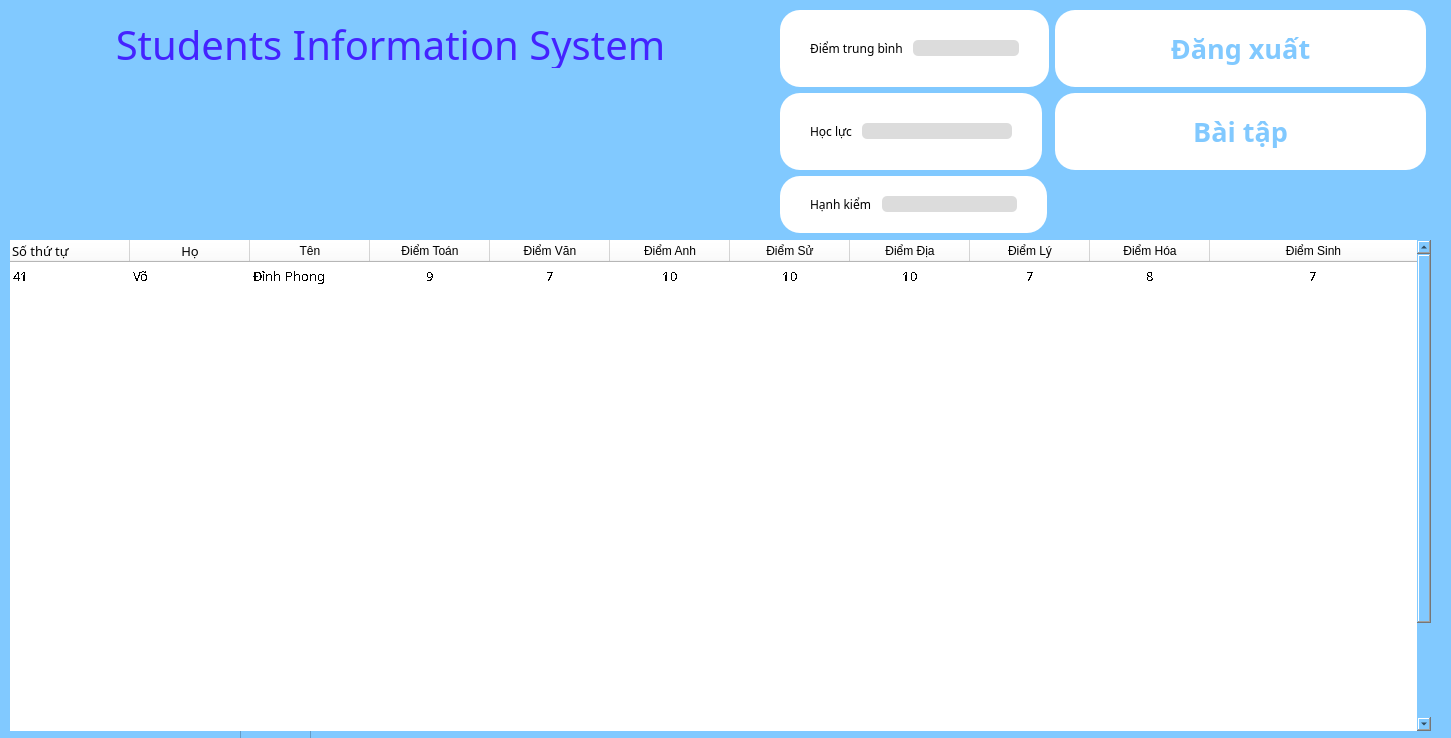
<?xml version="1.0" encoding="UTF-8"?>
<ui version="4.0">
 <class>MainWindow</class>
 <widget class="QMainWindow" name="MainWindow">
  <property name="geometry">
   <rect>
    <x>0</x>
    <y>0</y>
    <width>1451</width>
    <height>738</height>
   </rect>
  </property>
  <property name="windowTitle">
   <string>MainWindow</string>
  </property>
  <property name="styleSheet">
   <string notr="true">background-color:rgb(129, 201, 255);</string>
  </property>
  <widget class="QWidget" name="centralwidget">
   <widget class="QFrame" name="frame">
    <property name="geometry">
     <rect>
      <x>240</x>
      <y>700</y>
      <width>71</width>
      <height>71</height>
     </rect>
    </property>
    <property name="frameShape">
     <enum>QFrame::StyledPanel</enum>
    </property>
    <property name="frameShadow">
     <enum>QFrame::Raised</enum>
    </property>
   </widget>
   <widget class="QTableWidget" name="tableWidget_4">
    <property name="geometry">
     <rect>
      <x>10</x>
      <y>240</y>
      <width>1421</width>
      <height>491</height>
     </rect>
    </property>
    <property name="font">
     <font>
      <family>黑体</family>
      <pointsize>10</pointsize>
      <strikeout>false</strikeout>
      <stylestrategy>NoAntialias</stylestrategy>
     </font>
    </property>
    <property name="cursor" stdset="0">
     <cursorShape>ForbiddenCursor</cursorShape>
    </property>
    <property name="focusPolicy">
     <enum>Qt::TabFocus</enum>
    </property>
    <property name="layoutDirection">
     <enum>Qt::LeftToRight</enum>
    </property>
    <property name="autoFillBackground">
     <bool>false</bool>
    </property>
    <property name="styleSheet">
     <string notr="true">background-color: white;
color:black;
align-item: center;</string>
    </property>
    <property name="frameShape">
     <enum>QFrame::NoFrame</enum>
    </property>
    <property name="frameShadow">
     <enum>QFrame::Sunken</enum>
    </property>
    <property name="autoScroll">
     <bool>true</bool>
    </property>
    <property name="dragDropOverwriteMode">
     <bool>false</bool>
    </property>
    <property name="alternatingRowColors">
     <bool>false</bool>
    </property>
    <property name="selectionMode">
     <enum>QAbstractItemView::ExtendedSelection</enum>
    </property>
    <property name="selectionBehavior">
     <enum>QAbstractItemView::SelectColumns</enum>
    </property>
    <property name="textElideMode">
     <enum>Qt::ElideMiddle</enum>
    </property>
    <property name="verticalScrollMode">
     <enum>QAbstractItemView::ScrollPerPixel</enum>
    </property>
    <property name="horizontalScrollMode">
     <enum>QAbstractItemView::ScrollPerPixel</enum>
    </property>
    <property name="showGrid">
     <bool>false</bool>
    </property>
    <property name="gridStyle">
     <enum>Qt::NoPen</enum>
    </property>
    <property name="sortingEnabled">
     <bool>false</bool>
    </property>
    <property name="wordWrap">
     <bool>true</bool>
    </property>
    <property name="cornerButtonEnabled">
     <bool>false</bool>
    </property>
    <property name="rowCount">
     <number>21</number>
    </property>
    <attribute name="horizontalHeaderCascadingSectionResizes">
     <bool>false</bool>
    </attribute>
    <attribute name="horizontalHeaderDefaultSectionSize">
     <number>120</number>
    </attribute>
    <attribute name="horizontalHeaderMinimumSectionSize">
     <number>50</number>
    </attribute>
    <attribute name="horizontalHeaderStretchLastSection">
     <bool>true</bool>
    </attribute>
    <attribute name="verticalHeaderVisible">
     <bool>false</bool>
    </attribute>
    <attribute name="verticalHeaderCascadingSectionResizes">
     <bool>false</bool>
    </attribute>
    <attribute name="verticalHeaderDefaultSectionSize">
     <number>28</number>
    </attribute>
    <attribute name="verticalHeaderHighlightSections">
     <bool>false</bool>
    </attribute>
    <attribute name="verticalHeaderShowSortIndicator" stdset="0">
     <bool>true</bool>
    </attribute>
    <attribute name="verticalHeaderStretchLastSection">
     <bool>false</bool>
    </attribute>
    <row>
     <property name="text">
      <string>1</string>
     </property>
    </row>
    <row>
     <property name="text">
      <string>New Row</string>
     </property>
    </row>
    <row>
     <property name="text">
      <string>New Row</string>
     </property>
    </row>
    <row>
     <property name="text">
      <string>New Row</string>
     </property>
    </row>
    <row>
     <property name="text">
      <string>New Row</string>
     </property>
    </row>
    <row>
     <property name="text">
      <string>New Row</string>
     </property>
    </row>
    <row>
     <property name="text">
      <string>New Row</string>
     </property>
    </row>
    <row>
     <property name="text">
      <string>New Row</string>
     </property>
    </row>
    <row>
     <property name="text">
      <string>New Row</string>
     </property>
    </row>
    <row>
     <property name="text">
      <string>New Row</string>
     </property>
    </row>
    <row>
     <property name="text">
      <string>New Row</string>
     </property>
    </row>
    <row>
     <property name="text">
      <string>New Row</string>
     </property>
    </row>
    <row>
     <property name="text">
      <string>New Row</string>
     </property>
    </row>
    <row>
     <property name="text">
      <string>New Row</string>
     </property>
    </row>
    <row>
     <property name="text">
      <string>New Row</string>
     </property>
    </row>
    <row>
     <property name="text">
      <string>New Row</string>
     </property>
    </row>
    <row>
     <property name="text">
      <string>New Row</string>
     </property>
    </row>
    <row>
     <property name="text">
      <string>New Row</string>
     </property>
    </row>
    <row>
     <property name="text">
      <string>New Row</string>
     </property>
    </row>
    <row>
     <property name="text">
      <string>New Row</string>
     </property>
    </row>
    <row>
     <property name="text">
      <string>2</string>
     </property>
    </row>
    <column>
     <property name="text">
      <string>Số thứ tự</string>
     </property>
     <property name="font">
      <font>
       <family>黑体</family>
       <pointsize>10</pointsize>
      </font>
     </property>
     <property name="textAlignment">
      <set>AlignLeading|AlignVCenter</set>
     </property>
    </column>
    <column>
     <property name="text">
      <string>Họ</string>
     </property>
     <property name="font">
      <font>
       <family>黑体</family>
       <pointsize>10</pointsize>
      </font>
     </property>
     <property name="textAlignment">
      <set>AlignCenter</set>
     </property>
    </column>
    <column>
     <property name="text">
      <string>Tên</string>
     </property>
     <property name="textAlignment">
      <set>AlignCenter</set>
     </property>
    </column>
    <column>
     <property name="text">
      <string>Điểm Toán</string>
     </property>
     <property name="textAlignment">
      <set>AlignCenter</set>
     </property>
    </column>
    <column>
     <property name="text">
      <string>Điểm Văn</string>
     </property>
     <property name="textAlignment">
      <set>AlignCenter</set>
     </property>
    </column>
    <column>
     <property name="text">
      <string>Điểm Anh</string>
     </property>
     <property name="textAlignment">
      <set>AlignCenter</set>
     </property>
    </column>
    <column>
     <property name="text">
      <string>Điểm Sử</string>
     </property>
     <property name="textAlignment">
      <set>AlignCenter</set>
     </property>
    </column>
    <column>
     <property name="text">
      <string>Điểm Địa</string>
     </property>
     <property name="textAlignment">
      <set>AlignCenter</set>
     </property>
    </column>
    <column>
     <property name="text">
      <string>Điểm Lý</string>
     </property>
     <property name="textAlignment">
      <set>AlignCenter</set>
     </property>
    </column>
    <column>
     <property name="text">
      <string>Điểm Hóa</string>
     </property>
     <property name="textAlignment">
      <set>AlignCenter</set>
     </property>
    </column>
    <column>
     <property name="text">
      <string>Điểm Sinh</string>
     </property>
     <property name="textAlignment">
      <set>AlignCenter</set>
     </property>
    </column>
    <item row="0" column="0">
     <property name="text">
      <string>41</string>
     </property>
    </item>
    <item row="0" column="1">
     <property name="text">
      <string>Võ</string>
     </property>
    </item>
    <item row="0" column="2">
     <property name="text">
      <string>Đình Phong</string>
     </property>
    </item>
    <item row="0" column="3">
     <property name="text">
      <string>9</string>
     </property>
     <property name="textAlignment">
      <set>AlignCenter</set>
     </property>
    </item>
    <item row="0" column="4">
     <property name="text">
      <string>7</string>
     </property>
     <property name="textAlignment">
      <set>AlignCenter</set>
     </property>
    </item>
    <item row="0" column="5">
     <property name="text">
      <string>10</string>
     </property>
     <property name="textAlignment">
      <set>AlignCenter</set>
     </property>
    </item>
    <item row="0" column="6">
     <property name="text">
      <string>10</string>
     </property>
     <property name="textAlignment">
      <set>AlignCenter</set>
     </property>
    </item>
    <item row="0" column="7">
     <property name="text">
      <string>10</string>
     </property>
     <property name="textAlignment">
      <set>AlignCenter</set>
     </property>
    </item>
    <item row="0" column="8">
     <property name="text">
      <string>7</string>
     </property>
     <property name="textAlignment">
      <set>AlignCenter</set>
     </property>
    </item>
    <item row="0" column="9">
     <property name="text">
      <string>8</string>
     </property>
     <property name="textAlignment">
      <set>AlignCenter</set>
     </property>
    </item>
    <item row="0" column="10">
     <property name="text">
      <string>7</string>
     </property>
     <property name="textAlignment">
      <set>AlignCenter</set>
     </property>
    </item>
    <item row="20" column="0">
     <property name="text">
      <string/>
     </property>
    </item>
   </widget>
   <widget class="QLabel" name="title_label_4">
    <property name="geometry">
     <rect>
      <x>-30</x>
      <y>20</y>
      <width>841</width>
      <height>48</height>
     </rect>
    </property>
    <property name="font">
     <font>
      <family>Script MT Bold</family>
      <pointsize>30</pointsize>
     </font>
    </property>
    <property name="styleSheet">
     <string notr="true">color: rgb(68, 35, 255);</string>
    </property>
    <property name="text">
     <string>Students Information System</string>
    </property>
    <property name="alignment">
     <set>Qt::AlignCenter</set>
    </property>
   </widget>
   <widget class="QWidget" name="formLayoutWidget">
    <property name="geometry">
     <rect>
      <x>780</x>
      <y>10</y>
      <width>646</width>
      <height>224</height>
     </rect>
    </property>
    <layout class="QFormLayout" name="formLayout">
     <item row="0" column="0">
      <widget class="QFrame" name="info_frame_5">
       <property name="cursor">
        <cursorShape>ForbiddenCursor</cursorShape>
       </property>
       <property name="styleSheet">
        <string notr="true">background-color: rgb(255,255,255);
border-radius: 20px;</string>
       </property>
       <property name="frameShape">
        <enum>QFrame::StyledPanel</enum>
       </property>
       <property name="frameShadow">
        <enum>QFrame::Raised</enum>
       </property>
       <layout class="QGridLayout" name="gridLayout_27">
        <property name="leftMargin">
         <number>30</number>
        </property>
        <property name="topMargin">
         <number>20</number>
        </property>
        <property name="rightMargin">
         <number>30</number>
        </property>
        <property name="bottomMargin">
         <number>20</number>
        </property>
        <property name="horizontalSpacing">
         <number>20</number>
        </property>
        <property name="verticalSpacing">
         <number>10</number>
        </property>
        <item row="0" column="0">
         <layout class="QGridLayout" name="gridLayout_28">
          <property name="horizontalSpacing">
           <number>10</number>
          </property>
          <property name="verticalSpacing">
           <number>15</number>
          </property>
          <item row="0" column="0">
           <widget class="QLabel" name="label_39">
            <property name="font">
             <font>
              <family>Segoe UI Semibold</family>
             </font>
            </property>
            <property name="styleSheet">
             <string notr="true">color: rgb(0,0,0);</string>
            </property>
            <property name="text">
             <string>Điểm trung bình</string>
            </property>
           </widget>
          </item>
          <item row="0" column="1">
           <widget class="QLineEdit" name="avg_score">
            <property name="styleSheet">
             <string notr="true">color: black;
background-color:rgb(220,220,220);
border-radius:5px;</string>
            </property>
            <property name="inputMethodHints">
             <set>Qt::ImhDigitsOnly</set>
            </property>
           </widget>
          </item>
         </layout>
        </item>
       </layout>
      </widget>
     </item>
     <item row="1" column="0">
      <widget class="QFrame" name="info_frame_7">
       <property name="styleSheet">
        <string notr="true">background-color: rgb(255,255,255);
border-radius: 20px;
width: 150px;</string>
       </property>
       <property name="frameShape">
        <enum>QFrame::StyledPanel</enum>
       </property>
       <property name="frameShadow">
        <enum>QFrame::Raised</enum>
       </property>
       <layout class="QGridLayout" name="gridLayout_32">
        <property name="leftMargin">
         <number>30</number>
        </property>
        <property name="topMargin">
         <number>20</number>
        </property>
        <property name="rightMargin">
         <number>30</number>
        </property>
        <property name="bottomMargin">
         <number>20</number>
        </property>
        <property name="horizontalSpacing">
         <number>20</number>
        </property>
        <property name="verticalSpacing">
         <number>10</number>
        </property>
        <item row="0" column="0">
         <layout class="QGridLayout" name="gridLayout_33">
          <property name="horizontalSpacing">
           <number>10</number>
          </property>
          <property name="verticalSpacing">
           <number>15</number>
          </property>
          <item row="0" column="0">
           <widget class="QLabel" name="label_41">
            <property name="font">
             <font>
              <family>Segoe UI Semibold</family>
             </font>
            </property>
            <property name="styleSheet">
             <string notr="true">color: rgb(0,0,0);</string>
            </property>
            <property name="text">
             <string>Học lực</string>
            </property>
           </widget>
          </item>
          <item row="0" column="1">
           <widget class="QLineEdit" name="lineEdit_34">
            <property name="styleSheet">
             <string notr="true">color: black;
background-color:rgb(220,220,220);
border-radius:5px;</string>
            </property>
            <property name="inputMethodHints">
             <set>Qt::ImhDigitsOnly</set>
            </property>
           </widget>
          </item>
         </layout>
        </item>
       </layout>
      </widget>
     </item>
     <item row="3" column="0">
      <widget class="QFrame" name="info_frame_9">
       <property name="styleSheet">
        <string notr="true">background-color: rgb(255,255,255);
border-radius: 20px;
width: 135px;</string>
       </property>
       <property name="frameShape">
        <enum>QFrame::StyledPanel</enum>
       </property>
       <property name="frameShadow">
        <enum>QFrame::Raised</enum>
       </property>
       <layout class="QGridLayout" name="gridLayout_34">
        <property name="leftMargin">
         <number>30</number>
        </property>
        <property name="topMargin">
         <number>20</number>
        </property>
        <property name="rightMargin">
         <number>30</number>
        </property>
        <property name="bottomMargin">
         <number>20</number>
        </property>
        <property name="horizontalSpacing">
         <number>20</number>
        </property>
        <property name="verticalSpacing">
         <number>10</number>
        </property>
        <item row="0" column="0">
         <layout class="QGridLayout" name="gridLayout_36">
          <property name="horizontalSpacing">
           <number>10</number>
          </property>
          <property name="verticalSpacing">
           <number>15</number>
          </property>
          <item row="0" column="1">
           <widget class="QLineEdit" name="lineEdit_36">
            <property name="styleSheet">
             <string notr="true">color: black;
background-color:rgb(220,220,220);
border-radius:5px;</string>
            </property>
            <property name="inputMethodHints">
             <set>Qt::ImhDigitsOnly</set>
            </property>
           </widget>
          </item>
          <item row="0" column="0">
           <widget class="QLabel" name="label_43">
            <property name="font">
             <font>
              <family>Segoe UI Semibold</family>
             </font>
            </property>
            <property name="styleSheet">
             <string notr="true">color: rgb(0,0,0);</string>
            </property>
            <property name="text">
             <string>Hạnh kiểm</string>
            </property>
           </widget>
          </item>
         </layout>
        </item>
       </layout>
      </widget>
     </item>
     <item row="0" column="1">
      <widget class="QFrame" name="info_frame_8">
       <property name="styleSheet">
        <string notr="true">background-color: white;
width: 218px;
border-radius: 20px;
font: 600 20pt &quot;Bahnschrift&quot;;
</string>
       </property>
       <property name="frameShape">
        <enum>QFrame::StyledPanel</enum>
       </property>
       <property name="frameShadow">
        <enum>QFrame::Raised</enum>
       </property>
       <layout class="QGridLayout" name="gridLayout_30">
        <property name="leftMargin">
         <number>30</number>
        </property>
        <property name="topMargin">
         <number>20</number>
        </property>
        <property name="rightMargin">
         <number>30</number>
        </property>
        <property name="bottomMargin">
         <number>20</number>
        </property>
        <property name="horizontalSpacing">
         <number>20</number>
        </property>
        <property name="verticalSpacing">
         <number>10</number>
        </property>
        <item row="0" column="0">
         <widget class="QPushButton" name="logOut_btn_hs">
          <property name="font">
           <font>
            <family>Bahnschrift</family>
            <pointsize>20</pointsize>
            <weight>75</weight>
            <italic>false</italic>
            <bold>true</bold>
           </font>
          </property>
          <property name="cursor">
           <cursorShape>PointingHandCursor</cursorShape>
          </property>
          <property name="styleSheet">
           <string notr="true">border-radius: 10px;
font: 600 20pt &quot;Bahnschrift&quot;;
color: rgb(129, 201, 255);</string>
          </property>
          <property name="text">
           <string>Đăng xuất</string>
          </property>
         </widget>
        </item>
       </layout>
      </widget>
     </item>
     <item row="1" column="1">
      <widget class="QFrame" name="info_frame_6">
       <property name="styleSheet">
        <string notr="true">background-color: rgb(255,255,255);
border-radius: 20px;</string>
       </property>
       <property name="frameShape">
        <enum>QFrame::StyledPanel</enum>
       </property>
       <property name="frameShadow">
        <enum>QFrame::Raised</enum>
       </property>
       <layout class="QGridLayout" name="gridLayout_29">
        <property name="leftMargin">
         <number>30</number>
        </property>
        <property name="topMargin">
         <number>20</number>
        </property>
        <property name="rightMargin">
         <number>30</number>
        </property>
        <property name="bottomMargin">
         <number>20</number>
        </property>
        <property name="horizontalSpacing">
         <number>20</number>
        </property>
        <property name="verticalSpacing">
         <number>10</number>
        </property>
        <item row="0" column="0">
         <widget class="QPushButton" name="loginButton">
          <property name="font">
           <font>
            <family>Bahnschrift</family>
            <pointsize>20</pointsize>
            <weight>75</weight>
            <italic>false</italic>
            <bold>true</bold>
           </font>
          </property>
          <property name="cursor">
           <cursorShape>PointingHandCursor</cursorShape>
          </property>
          <property name="styleSheet">
           <string notr="true">border-radius: 10px;
font: 600 20pt &quot;Bahnschrift&quot;;
color: rgb(129, 201, 255);</string>
          </property>
          <property name="text">
           <string>Bài tập</string>
          </property>
         </widget>
        </item>
       </layout>
      </widget>
     </item>
    </layout>
   </widget>
  </widget>
 </widget>
 <resources/>
 <connections/>
</ui>
